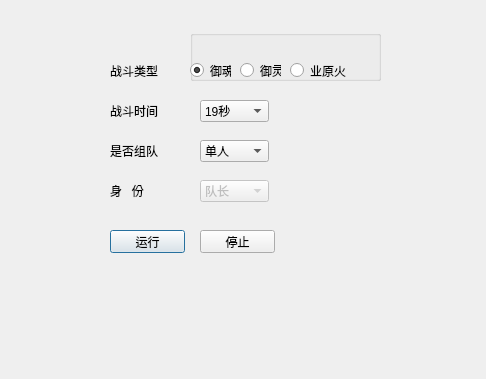
<?xml version="1.0" encoding="UTF-8"?>
<ui version="4.0">
 <class>Dialog</class>
 <widget class="QDialog" name="Dialog">
  <property name="geometry">
   <rect>
    <x>0</x>
    <y>0</y>
    <width>486</width>
    <height>379</height>
   </rect>
  </property>
  <property name="windowTitle">
   <string>Dialog</string>
  </property>
  <widget class="QLabel" name="wareTypeTitle">
   <property name="geometry">
    <rect>
     <x>110</x>
     <y>60</y>
     <width>51</width>
     <height>21</height>
    </rect>
   </property>
   <property name="text">
    <string>战斗类型</string>
   </property>
  </widget>
  <widget class="QLabel" name="wareTimeTitle">
   <property name="geometry">
    <rect>
     <x>110</x>
     <y>100</y>
     <width>51</width>
     <height>21</height>
    </rect>
   </property>
   <property name="text">
    <string>战斗时间</string>
   </property>
  </widget>
  <widget class="QComboBox" name="wareTime">
   <property name="geometry">
    <rect>
     <x>200</x>
     <y>100</y>
     <width>69</width>
     <height>22</height>
    </rect>
   </property>
   <item>
    <property name="text">
     <string>19秒</string>
    </property>
   </item>
   <item>
    <property name="text">
     <string>30秒</string>
    </property>
   </item>
   <item>
    <property name="text">
     <string>60秒</string>
    </property>
   </item>
  </widget>
  <widget class="QComboBox" name="isTeam">
   <property name="enabled">
    <bool>true</bool>
   </property>
   <property name="geometry">
    <rect>
     <x>200</x>
     <y>140</y>
     <width>69</width>
     <height>22</height>
    </rect>
   </property>
   <item>
    <property name="text">
     <string>单人</string>
    </property>
   </item>
   <item>
    <property name="text">
     <string>组队</string>
    </property>
   </item>
  </widget>
  <widget class="QLabel" name="isTeamTitle">
   <property name="enabled">
    <bool>true</bool>
   </property>
   <property name="geometry">
    <rect>
     <x>110</x>
     <y>140</y>
     <width>54</width>
     <height>21</height>
    </rect>
   </property>
   <property name="text">
    <string>是否组队</string>
   </property>
  </widget>
  <widget class="QLabel" name="roleTitle">
   <property name="geometry">
    <rect>
     <x>110</x>
     <y>180</y>
     <width>51</width>
     <height>21</height>
    </rect>
   </property>
   <property name="text">
    <string>身   份</string>
   </property>
  </widget>
  <widget class="QComboBox" name="role">
   <property name="enabled">
    <bool>false</bool>
   </property>
   <property name="geometry">
    <rect>
     <x>200</x>
     <y>180</y>
     <width>69</width>
     <height>22</height>
    </rect>
   </property>
   <item>
    <property name="text">
     <string>队长</string>
    </property>
   </item>
   <item>
    <property name="text">
     <string>队员</string>
    </property>
   </item>
  </widget>
  <widget class="QPushButton" name="runButton">
   <property name="geometry">
    <rect>
     <x>110</x>
     <y>230</y>
     <width>75</width>
     <height>23</height>
    </rect>
   </property>
   <property name="text">
    <string>运行</string>
   </property>
  </widget>
  <widget class="QPushButton" name="exitButton">
   <property name="geometry">
    <rect>
     <x>200</x>
     <y>230</y>
     <width>75</width>
     <height>23</height>
    </rect>
   </property>
   <property name="text">
    <string>停止</string>
   </property>
  </widget>
  <widget class="QGroupBox" name="groupBox">
   <property name="enabled">
    <bool>true</bool>
   </property>
   <property name="geometry">
    <rect>
     <x>190</x>
     <y>30</y>
     <width>191</width>
     <height>51</height>
    </rect>
   </property>
   <property name="title">
    <string/>
   </property>
   <widget class="QRadioButton" name="yhRadio">
    <property name="geometry">
     <rect>
      <x>0</x>
      <y>30</y>
      <width>41</width>
      <height>21</height>
     </rect>
    </property>
    <property name="text">
     <string>御魂</string>
    </property>
    <property name="checked">
     <bool>true</bool>
    </property>
   </widget>
   <widget class="QRadioButton" name="ylRadio">
    <property name="geometry">
     <rect>
      <x>50</x>
      <y>30</y>
      <width>41</width>
      <height>21</height>
     </rect>
    </property>
    <property name="text">
     <string>御灵</string>
    </property>
   </widget>
   <widget class="QRadioButton" name="yyhRadio">
    <property name="geometry">
     <rect>
      <x>100</x>
      <y>30</y>
      <width>91</width>
      <height>21</height>
     </rect>
    </property>
    <property name="text">
     <string>业原火</string>
    </property>
   </widget>
  </widget>
 </widget>
 <resources/>
 <connections/>
</ui>
